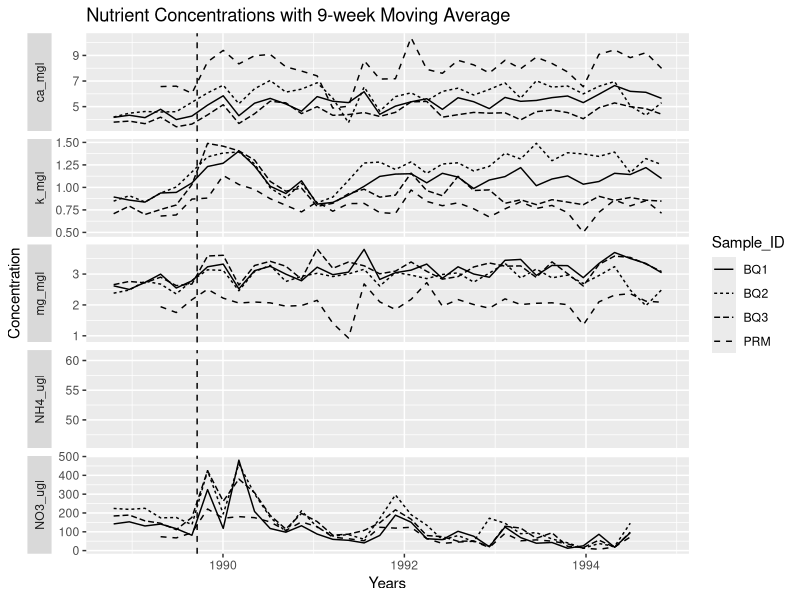

Recreate this plot in R.
## ---- chunk 1
#| warning: false

library(tidyverse)
library(lubridate)

fig3_long <- read_csv("../output/clean_fig3_long.csv")

## ---- chunk 2
#| echo: false
#| warning: false

# Graphing each watershed's concentrations
fig3_long |>
  ggplot(
    aes(
      x = window_start,
      y = Concentration,
      linetype = Sample_ID
    )
  ) +
  geom_line() +
  # Moving concentration labels to the left of the graph
  theme(
    strip.placement = "outside"
  ) +
  # Graphing a vertical line to represent the date of the hurrican
  geom_vline(
    xintercept = date("1989-09-19"),
    linetype = "dashed"
  ) +
  labs(
    title = "Nutrient Concentrations with 9-week Moving Average",
    y = "Concentration",
    x = "Years"
  ) +
  facet_grid(Nutrient ~ ., scales = "free", switch = "y")
